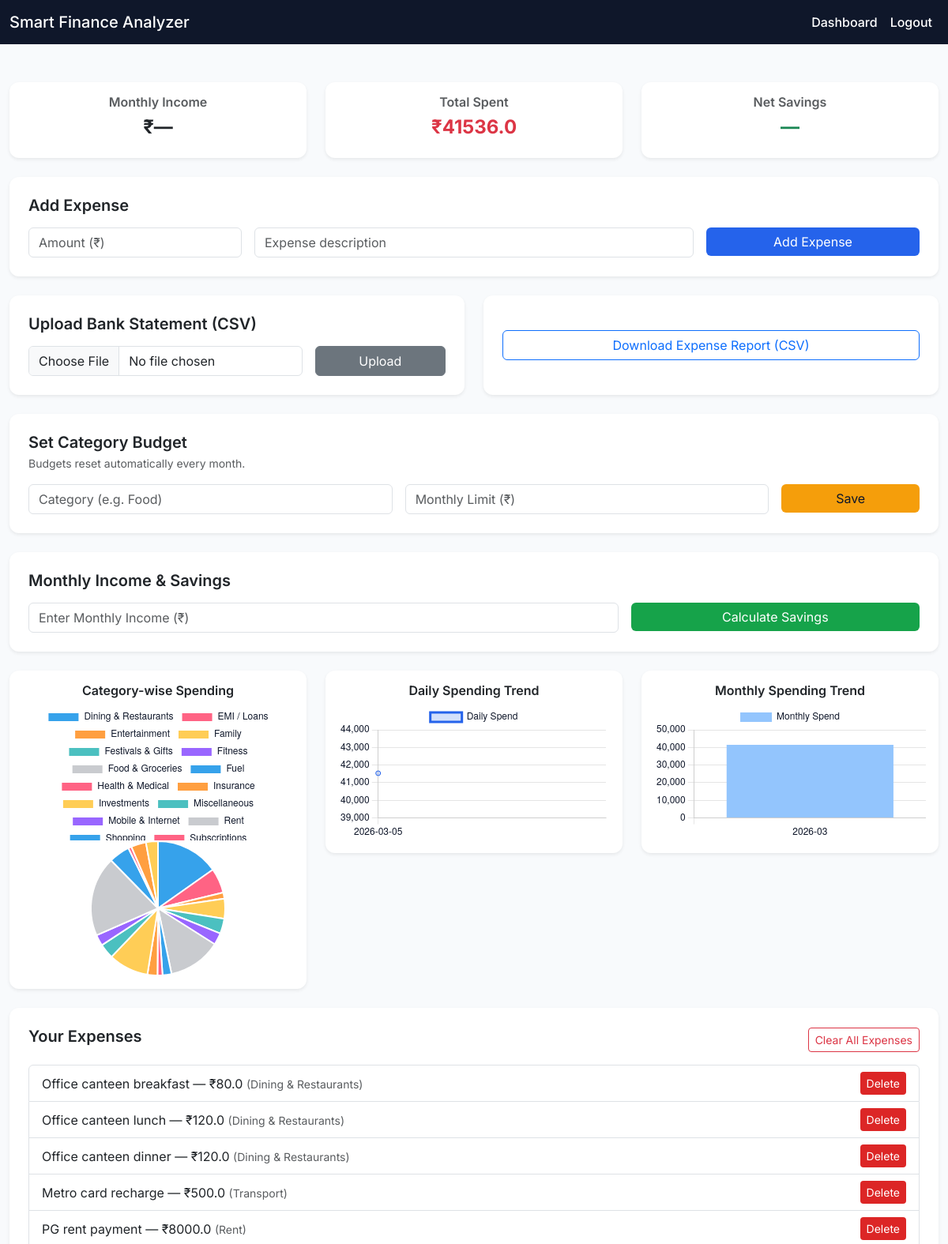
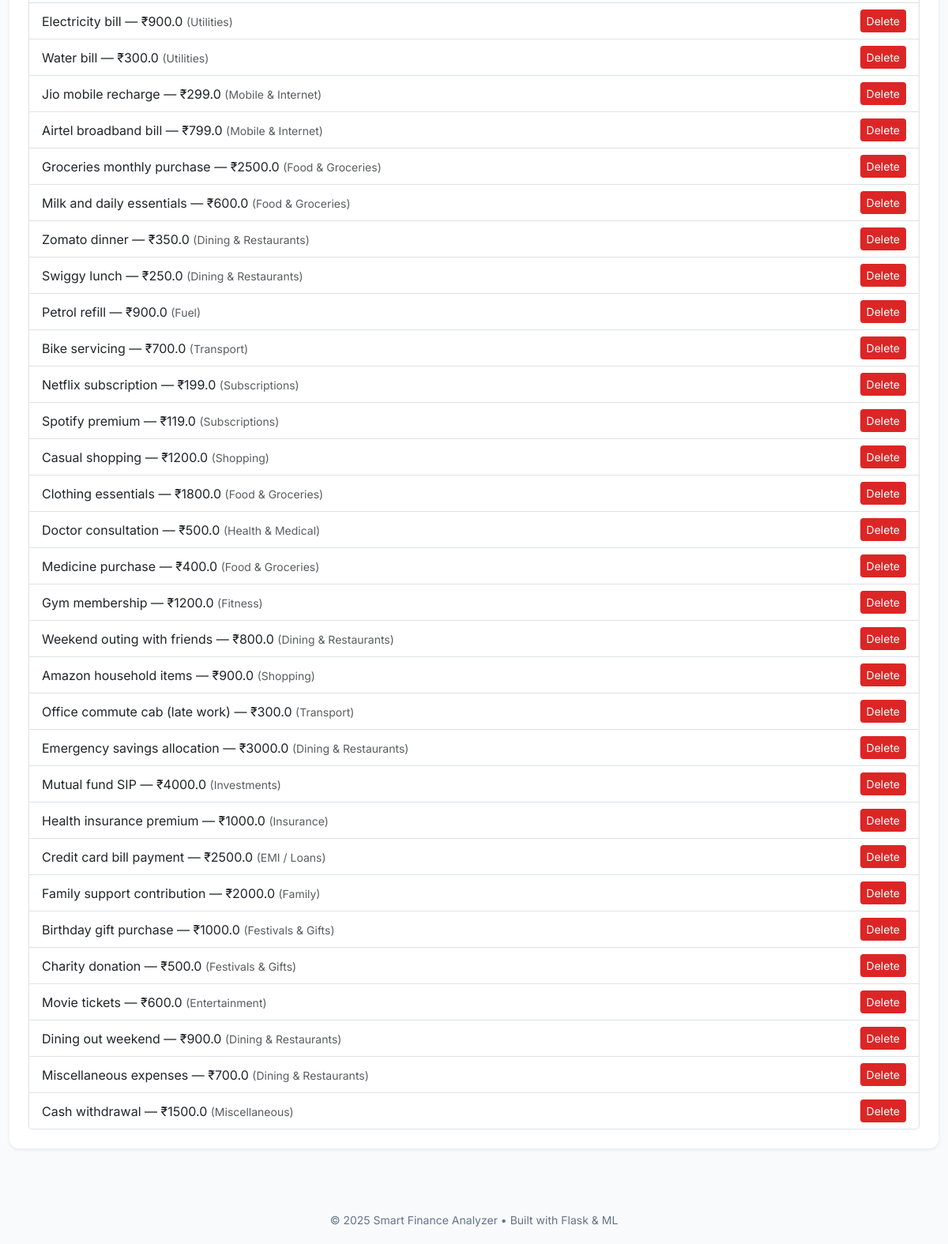
The page /dashboard (signed in) on the database its author committed (2 pictures, top to bottom).
### models.py (models this page shows)
class Expense(db.Model):
    id = db.Column(db.Integer, primary_key=True)
    user_id = db.Column(db.Integer, db.ForeignKey("user.id"))
    amount = db.Column(db.Float)
    description = db.Column(db.String(200))
    category = db.Column(db.String(50))
    date = db.Column(db.DateTime, default=datetime.utcnow)

### app.py (the view, shortened to what this page needs)
@app.route("/dashboard", methods=["GET", "POST"])
@login_required
def dashboard():
    alert_messages = []
    predicted_savings = None
    health_score = None
    expenses = Expense.query.filter_by(
        user_id=current_user.id
    ).order_by(Expense.date.desc()).all()
    amounts_only = [e.amount for e in expenses]
    total_spent = sum(amounts_only)
    income_value = None
    savings_value = None
    savings_rate = None
    IGNORE_ANOMALY_CATEGORIES = [
        "Savings", "Investments", "Insurance",
        "Rent", "EMI / Loans"
    ]
    if len(amounts_only) >= 3:
        mean = statistics.mean(amounts_only)
        std = statistics.stdev(amounts_only)
        for e in expenses:
            if e.category in IGNORE_ANOMALY_CATEGORIES:
                continue
            if e.amount > mean + 3 * std:
                alert_messages.append(
                    f"Spending spike detected: ₹{e.amount} in {e.category}. Please review."
                )
    current_month = datetime.now().strftime("%Y-%m")
    budget_usage = []
    budgets = Budget.query.filter_by(user_id=current_user.id).all()
    category_data = db.session.query(
        Expense.category, func.sum(Expense.amount)
    ).filter_by(user_id=current_user.id).group_by(
        Expense.category
    ).all()
    daily_data = db.session.query(
        func.date(Expense.date), func.sum(Expense.amount)
    ).filter_by(user_id=current_user.id).group_by(
        func.date(Expense.date)
    ).all()
    monthly_data = db.session.query(
        func.strftime("%Y-%m", Expense.date),
        func.sum(Expense.amount)
    ).filter_by(user_id=current_user.id).group_by(
        func.strftime("%Y-%m", Expense.date)
    ).all()
    return render_template(
        "dashboard.html",
        expenses=expenses,
        categories=[c[0] for c in category_data],
        amounts=[float(c[1]) for c in category_data],
        daily_dates=[str(d[0]) for d in daily_data],
        daily_amounts=[float(d[1]) for d in daily_data],
        months=[m[0] for m in monthly_data],
        monthly_amounts=[float(m[1]) for m in monthly_data],
        total_spent=total_spent,
        income_value=income_value,
        savings_value=savings_value,
        savings_rate=savings_rate,
        predicted_savings=predicted_savings,
        health_score=health_score,
        budget_usage=budget_usage,
        alert_messages=alert_messages
    )

### app.py (called while the page is built)
@login_manager.user_loader
def load_user(user_id):
    return User.query.get(int(user_id))

@app.after_request
def no_cache(response):
    response.headers["Cache-Control"] = "no-store"
    return response

### templates/dashboard.html (shortened to what this page needs)
{% extends "base.html" %}
{% block content %}
<div class="row g-4 mb-4">
  <div class="col-md-4">
    <div class="card p-3 text-center shadow-sm">
      <h6 class="text-muted">Monthly Income</h6>
      <h4 class="fw-bold">₹{{ income_value if income_value else "—" }}</h4>
    </div>
  </div>
  <div class="col-md-4">
    <div class="card p-3 text-center shadow-sm">
      <h6 class="text-muted">Total Spent</h6>
      <h4 class="fw-bold text-danger">₹{{ total_spent }}</h4>
    </div>
  </div>
  <div class="col-md-4">
    <div class="card p-3 text-center shadow-sm">
      <h6 class="text-muted">Net Savings</h6>
      <h4 class="fw-bold text-success">
        {% if savings_value is not none %}
          ₹{{ savings_value }} ({{ savings_rate }}%)
        {% else %}
          —
        {% endif %}
      </h4>
    </div>
  </div>
</div>
<div class="card p-4 mb-4 shadow-sm">
  <h5 class="mb-3">Add Expense</h5>
  <form method="POST" class="row g-3">
    <div class="col-md-3">
      <input name="amount" type="number" step="0.01"
             class="form-control" placeholder="Amount (₹)" required>
    </div>
    <div class="col-md-6">
      <input name="description"
             class="form-control" placeholder="Expense description" required>
    </div>
    <div class="col-md-3">
      <button class="btn btn-primary w-100">Add Expense</button>
    </div>
  </form>
</div>
<div class="row g-4 mb-4">
  <div class="col-md-6">
    <div class="card p-4 h-100 shadow-sm">
      <h5 class="mb-3">Upload Bank Statement (CSV)</h5>
      <form method="POST" action="/upload-csv"
            enctype="multipart/form-data" class="row g-3">
        <div class="col-md-8">
          <input type="file" name="file"
                 class="form-control" accept=".csv" required>
        </div>
        <div class="col-md-4">
          <button class="btn btn-secondary w-100">Upload</button>
        </div>
      </form>
    </div>
  </div>
  <div class="col-md-6">
    <div class="card p-4 h-100 shadow-sm d-flex justify-content-center">
      <a href="/export-expenses"
         class="btn btn-outline-primary w-100">
        Download Expense Report (CSV)
      </a>
    </div>
  </div>
</div>
<div class="card p-4 mb-4 shadow-sm">
  <h5 class="mb-1">Set Category Budget</h5>
  <p class="text-muted small mb-3">
    Budgets reset automatically every month.
  </p>
  <form method="POST" class="row g-3">
    <div class="col-md-5">
      <input name="budget_category"
             class="form-control" placeholder="Category (e.g. Food)">
    </div>
    <div class="col-md-5">
      <input name="budget_limit" type="number"
             class="form-control" placeholder="Monthly Limit (₹)">
    </div>
    <div class="col-md-2">
      <button class="btn btn-warning w-100">Save</button>
    </div>
  </form>
</div>
<div class="card p-4 mb-4 shadow-sm">
  <h5 class="mb-3">Monthly Income & Savings</h5>
  <form method="POST" class="row g-3">
    <div class="col-md-8">
      <input name="income" type="number"
             class="form-control" placeholder="Enter Monthly Income (₹)">
    </div>
    <div class="col-md-4">
      <button class="btn btn-success w-100">
        Calculate Savings
      </button>
    </div>
  </form>
</div>
<div class="row g-4 mb-4">
  <div class="col-md-4">
    <div class="card p-3 shadow-sm">
      <h6 class="text-center">Category-wise Spending</h6>
      <canvas id="pieChart"></canvas>
    </div>
  </div>
  <div class="col-md-4">
    <div class="card p-3 shadow-sm">
      <h6 class="text-center">Daily Spending Trend</h6>
      <canvas id="dailyChart"></canvas>
    </div>
  </div>
  <div class="col-md-4">
    <div class="card p-3 shadow-sm">
      <h6 class="text-center">Monthly Spending Trend</h6>
      <canvas id="monthlyChart"></canvas>
    </div>
  </div>
</div>
<div class="card p-4 mb-4 shadow-sm">
  <div class="d-flex justify-content-between align-items-center mb-3">
    <h5>Your Expenses</h5>
    {% if expenses %}
    <form method="POST" action="/clear-expenses"
          onsubmit="return confirm('Delete ALL expenses?');">
      <button class="btn btn-sm btn-outline-danger">
        Clear All Expenses
      </button>
    </form>
    {% endif %}
  </div>
  {% if expenses %}
  <ul class="list-group">
    {% for e in expenses %}
    <li class="list-group-item d-flex justify-content-between align-items-center">
      <span>
        {{ e.description }} — ₹{{ e.amount }}
        <small class="text-muted">({{ e.category }})</small>
      </span>
      <a href="/delete-expense/{{ e.id }}"
         class="btn btn-sm btn-danger"
         onclick="return confirm('Delete this expense?')">
        Delete
      </a>
    </li>
    {% endfor %}
  </ul>
  {% else %}
  <p class="text-muted">
    No expenses yet. Add your first expense or upload a CSV file.
  </p>
  {% endif %}
</div>
<script>
Chart.defaults.color = "#0f172a";
new Chart(pieChart, {
  type: "pie",
  data: {
    labels: {{ categories | tojson }},
    datasets: [{ data: {{ amounts | tojson }} }]
  }
});
new Chart(dailyChart, {
  type: "line",
  data: {
    labels: {{ daily_dates | tojson }},
    datasets: [{
      label: "Daily Spend",
      data: {{ daily_amounts | tojson }},
      borderColor: "#2563eb",
      backgroundColor: "rgba(37,99,235,0.2)"
    }]
  }
});
new Chart(monthlyChart, {
  type: "bar",
  data: {
    labels: {{ months | tojson }},
    datasets: [{
      label: "Monthly Spend",
      data: {{ monthly_amounts | tojson }},
      backgroundColor: "#93c5fd"
    }]
  }
});
</script>
{% endblock %}

### templates/base.html (shortened to what this page needs)
<!DOCTYPE html>
<html lang="en">
<head>
  <link href="https://cdn.jsdelivr.net/npm/bootstrap@5.3.2/dist/css/bootstrap.min.css" rel="stylesheet">
</head>
<body>
<nav class="navbar navbar-expand-lg">
  <div class="container">
    <a class="navbar-brand" href="/">Smart Finance Analyzer</a>
    <div class="collapse navbar-collapse justify-content-end">
      <ul class="navbar-nav">
        {% if current_user.is_authenticated %}
        <li class="nav-item">
          <a class="nav-link" href="/dashboard">Dashboard</a>
        </li>
        <li class="nav-item">
          <a class="nav-link" href="/logout">Logout</a>
        </li>
        {% endif %}
      </ul>
    </div>
  </div>
</nav>
<div class="container my-5">
  {% block content %}{% endblock %}
</div>
<footer>
  © {{ 2025 }} Smart Finance Analyzer • Built with Flask & ML
</footer>
</body>
</html>

### templates/base.html (style rules this page uses)
body { font-family: 'Inter', sans-serif; background-color: #f8fafc; color: #0f172a; }
.navbar { background-color: #0f172a; }
.navbar-brand, .nav-link { color: #ffffff !important; font-weight: 500; }
.container { max-width: 1200px; }
.card { border-radius: 12px; border: none; box-shadow: 0 4px 12px rgba(15, 23, 42, 0.08); }
h5, h6 { font-weight: 600; }
.btn-primary { background-color: #2563eb; border: none; }
.btn-success { background-color: #16a34a; border: none; }
.btn-warning { background-color: #f59e0b; border: none; color: #0f172a; }
.btn-danger { background-color: #dc2626; border: none; }
footer { margin-top: 60px; padding: 20px 0; text-align: center; color: #64748b; font-size: 14px; }

### rows shown on the page
Expense: description "Office canteen breakfast", amount "80.0", category "Dining & Restaurants"
Expense: description "Office canteen lunch", amount "120.0", category "Dining & Restaurants"
Expense: description "Office canteen dinner", amount "120.0", category "Dining & Restaurants"
Expense: description "Metro card recharge", amount "500.0", category "Transport"
Expense: description "PG rent payment", amount "8000.0", category "Rent"
Expense: description "Electricity bill", amount "900.0", category "Utilities"
Expense: description "Water bill", amount "300.0", category "Utilities"
Expense: description "Jio mobile recharge", amount "299.0", category "Mobile & Internet"
Expense: description "Airtel broadband bill", amount "799.0", category "Mobile & Internet"
Expense: description "Groceries monthly purchase", amount "2500.0", category "Food & Groceries"
Expense: description "Milk and daily essentials", amount "600.0", category "Food & Groceries"
Expense: description "Zomato dinner", amount "350.0", category "Dining & Restaurants"
Expense: description "Swiggy lunch", amount "250.0", category "Dining & Restaurants"
Expense: description "Petrol refill", amount "900.0", category "Fuel"
Expense: description "Bike servicing", amount "700.0", category "Transport"
Expense: description "Netflix subscription", amount "199.0", category "Subscriptions"
Expense: description "Spotify premium", amount "119.0", category "Subscriptions"
Expense: description "Casual shopping", amount "1200.0", category "Shopping"
Expense: description "Clothing essentials", amount "1800.0", category "Food & Groceries"
Expense: description "Doctor consultation", amount "500.0", category "Health & Medical"
Expense: description "Medicine purchase", amount "400.0", category "Food & Groceries"
Expense: description "Gym membership", amount "1200.0", category "Fitness"
Expense: description "Weekend outing with friends", amount "800.0", category "Dining & Restaurants"
Expense: description "Amazon household items", amount "900.0", category "Shopping"
Expense: description "Office commute cab (late work)", amount "300.0", category "Transport"
Expense: description "Emergency savings allocation", amount "3000.0", category "Dining & Restaurants"
Expense: description "Mutual fund SIP", amount "4000.0", category "Investments"
Expense: description "Health insurance premium", amount "1000.0", category "Insurance"
Expense: description "Credit card bill payment", amount "2500.0", category "EMI / Loans"
Expense: description "Family support contribution", amount "2000.0", category "Family"
Expense: description "Birthday gift purchase", amount "1000.0", category "Festivals & Gifts"
Expense: description "Charity donation", amount "500.0", category "Festivals & Gifts"
Expense: description "Movie tickets", amount "600.0", category "Entertainment"
Expense: description "Dining out weekend", amount "900.0", category "Dining & Restaurants"
Expense: description "Miscellaneous expenses", amount "700.0", category "Dining & Restaurants"
Expense: description "Cash withdrawal", amount "1500.0", category "Miscellaneous"

### other values the page prints
{{ income_value if income_value else "—" }} "—"
{{ total_spent }} "41536.0"
{{ 2025 }} "2025"
chart data {{ amounts | tojson }} [6320.0, 2500.0, 600.0, 2000.0, 1500.0, 1200.0, 5300.0, 900.0, 500.0, 1000.0, 4000.0, 1500.0, 1098.0, 8000.0, 2100.0, 318.0, 1500.0, 1200.0]
chart data {{ daily_dates | tojson }} ["2026-03-05"]
chart data {{ daily_amounts | tojson }} [41536.0]
